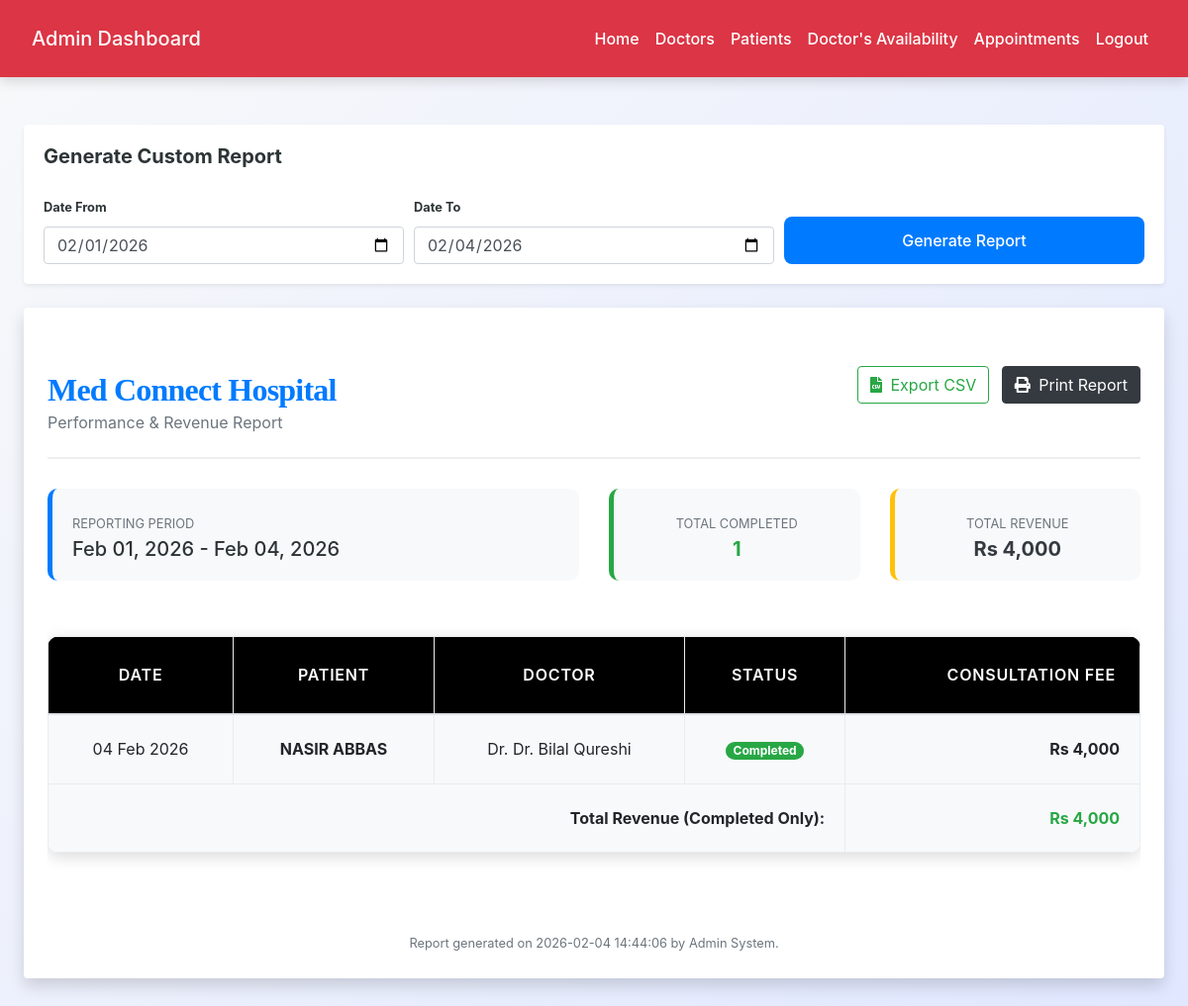
The app's page /admin/generate_report.php (signed in) with its own data.
### tables this page shows
CREATE TABLE `appointments` (
  `appointment_id` int(11) NOT NULL,
  `patient_id` int(11) NOT NULL,
  `doctor_id` int(11) NOT NULL,
  `appointment_date` date NOT NULL,
  `start_time` time NOT NULL,
  `end_time` time NOT NULL,
  `status` enum('pending','confirmed','cancelled','completed') DEFAULT 'pending',
  `reason` text DEFAULT NULL,
  `created_at` datetime DEFAULT current_timestamp(),
  `updated_at` datetime DEFAULT current_timestamp() ON UPDATE current_timestamp()
);

CREATE TABLE `patients` (
  `id` int(11) NOT NULL,
  `mr_number` varchar(20) NOT NULL,
  `name` varchar(100) NOT NULL,
  `email` varchar(100) DEFAULT NULL,
  `phone` varchar(15) NOT NULL,
  `password` varchar(255) DEFAULT NULL,
  `blood_group` varchar(10) DEFAULT NULL,
  `allergies` text DEFAULT NULL,
  `emergency_contact_name` varchar(150) DEFAULT NULL,
  `date_of_birth` date DEFAULT NULL,
  `gender` enum('male','female','other') DEFAULT NULL,
  `address` text DEFAULT NULL,
  `guardian_name` varchar(100) DEFAULT NULL,
  `guardian_phone` varchar(15) DEFAULT NULL,
  `registration_date` date DEFAULT curdate(),
  `status` enum('active','inactive') DEFAULT 'active',
  `created_at` timestamp NOT NULL DEFAULT current_timestamp()
);

CREATE TABLE `doctors` (
  `doctor_id` int(11) NOT NULL,
  `full_name` varchar(100) NOT NULL,
  `email` varchar(100) NOT NULL,
  `password` varchar(255) NOT NULL,
  `phone` varchar(20) DEFAULT NULL,
  `specialization` varchar(100) DEFAULT NULL,
  `qualification` varchar(100) DEFAULT NULL,
  `experience_years` int(11) DEFAULT NULL,
  `consultation_fee` decimal(10,2) DEFAULT NULL,
  `profile_image` varchar(255) DEFAULT NULL,
  `bio` text DEFAULT NULL,
  `status` enum('active','inactive','on_leave') DEFAULT 'active',
  `rating` decimal(2,1) DEFAULT 0.0,
  `location` varchar(255) DEFAULT NULL,
  `created_at` datetime DEFAULT current_timestamp(),
  `updated_at` datetime DEFAULT current_timestamp() ON UPDATE current_timestamp()
);

### admin/generate_report.php (the view, shortened to what this page needs)
<?php
include('config.php');
$date_from = $_GET['date_from'] ?? date('Y-m-01');
$date_to = $_GET['date_to'] ?? date('Y-m-d');
$report_query = "SELECT a.*, p.name as patient_name, d.full_name as doctor_name, d.consultation_fee
                FROM appointments a
                JOIN patients p ON a.patient_id = p.id
                JOIN doctors d ON a.doctor_id = d.doctor_id
                WHERE a.appointment_date BETWEEN '$date_from' AND '$date_to'
                ORDER BY a.appointment_date DESC";
$report_res = $conn->query($report_query);
$summary = $conn->query("SELECT COUNT(*) as total_appts, SUM(d.consultation_fee) as total_rev
                        FROM appointments a JOIN doctors d ON a.doctor_id = d.doctor_id
                        WHERE a.appointment_date BETWEEN '$date_from' AND '$date_to' AND a.status='completed'")->fetch_assoc();
?>
<!DOCTYPE html>
<html lang="en">
<head>
    <link rel="stylesheet" href="https://maxcdn.bootstrapcdn.com/bootstrap/4.5.2/css/bootstrap.min.css">
    <link rel="stylesheet" href="https://cdnjs.cloudflare.com/ajax/libs/font-awesome/5.15.4/css/all.min.css">
    <link rel="stylesheet" href="../css/style.css">
</head>
<body>
<?php include('admin_navbar.php'); ?>
<div class="container mt-5 mb-5">
    <div class="card shadow-sm mb-4 no-print border-0">
        <div class="card-body">
            <h5 class="font-weight-bold mb-4">Generate Custom Report</h5>
            <form method="GET" class="form-row align-items-end">
                <div class="col-md-4">
                    <label class="small font-weight-bold">Date From</label>
                    <input type="date" name="date_from" class="form-control" value="<?= $date_from ?>">
                </div>
                <div class="col-md-4">
                    <label class="small font-weight-bold">Date To</label>
                    <input type="date" name="date_to" class="form-control" value="<?= $date_to ?>">
                </div>
                <div class="col-md-4">
                    <button type="submit" class="btn btn-primary btn-block">Generate Report</button>
                </div>
            </form>
        </div>
    </div>
    <div class="card shadow border-0 p-4">
        <div class="report-header d-flex justify-content-between align-items-center">
            <div>
                <h2 class="font-weight-bold text-primary mb-0">Med Connect Hospital</h2>
                <p class="text-muted mb-0">Performance & Revenue Report</p>
            </div>
            <div class="text-right no-print">
                <form method="POST" style="display:inline;">
                    <button type="submit" name="export_csv" class="btn btn-outline-success mr-2">
                        <i class="fas fa-file-csv mr-1"></i> Export CSV
                    </button>
                </form>
                <button onclick="window.print()" class="btn btn-dark">
                    <i class="fas fa-print mr-1"></i> Print Report
                </button>
            </div>
        </div>
        <div class="row mb-4">
            <div class="col-md-6">
                <div class="stats-highlight">
                    <small class="text-muted text-uppercase">Reporting Period</small>
                    <h5 class="mb-0"><?= date('M d, Y', strtotime($date_from)) ?> - <?= date('M d, Y', strtotime($date_to)) ?></h5>
                </div>
            </div>
            <div class="col-md-3 text-center">
                <div class="stats-highlight" style="border-left-color: #28a745;">
                    <small class="text-muted text-uppercase">Total Completed</small>
                    <h5 class="mb-0 font-weight-bold text-success"><?= $summary['total_appts'] ?: 0 ?></h5>
                </div>
            </div>
            <div class="col-md-3 text-center">
                <div class="stats-highlight" style="border-left-color: #ffc107;">
                    <small class="text-muted text-uppercase">Total Revenue</small>
                    <h5 class="mb-0 font-weight-bold text-dark">Rs <?= number_format($summary['total_rev'] ?: 0) ?></h5>
                </div>
            </div>
        </div>
        <div class="table-responsive">
            <table class="table table-striped">
                <thead class="bg-light">
                    <tr>
                        <th>Date</th>
                        <th>Patient</th>
                        <th>Doctor</th>
                        <th>Status</th>
                        <th class="text-right">Consultation Fee</th>
                    </tr>
                </thead>
                <tbody>
                    <?php if($report_res->num_rows > 0): ?>
                        <?php while($row = $report_res->fetch_assoc()): ?>
                            <tr>
                                <td><?= date('d M Y', strtotime($row['appointment_date'])) ?></td>
                                <td class="font-weight-bold"><?= htmlspecialchars($row['patient_name']) ?></td>
                                <td>Dr. <?= htmlspecialchars($row['doctor_name']) ?></td>
                                <td>
                                    <span class="badge badge-pill badge-<?= ($row['status'] == 'completed') ? 'success' : (($row['status'] == 'cancelled') ? 'danger' : 'warning') ?>">
                                        <?= ucfirst($row['status']) ?>
                                    </span>
                                </td>
                                <td class="text-right font-weight-bold">Rs <?= number_format($row['consultation_fee']) ?></td>
                            </tr>
                        <?php endwhile; ?>
                    <?php else: ?>
                        <tr><td colspan="5" class="text-center py-4">No records found for the selected dates.</td></tr>
                    <?php endif; ?>
                </tbody>
                <tfoot class="bg-light font-weight-bold">
                    <tr>
                        <td colspan="4" class="text-right">Total Revenue (Completed Only):</td>
                        <td class="text-right text-success">Rs <?= number_format($summary['total_rev'] ?: 0) ?></td>
                    </tr>
                </tfoot>
            </table>
        </div>
        <div class="mt-5 text-center small text-muted">
            Report generated on <?= date('Y-m-d H:i:s') ?> by Admin System.
        </div>
    </div>
</div>
</body>
</html>

### css/style.css (style rules this page uses)
:root { --primary: #007bff; --secondary: #6c757d; --success: #28a745; --info: #17a2b8; --warning: #ffc107; --danger: #dc3545; --light: #f8f9fa; --dark: #2d3436; --accent: #ff6f61; --highlight: #6f42c1; --shadow: rgba(0, 0, 0, 0.15); --transition: all 0.3s ease-in-out; }
body { font-family: 'Inter', 'Segoe UI', Tahoma, Geneva, Verdana, sans-serif; background: linear-gradient(135deg, var(--light) 0%, #e0e7ff 100%); color: var(--dark); line-height: 1.8; margin: 0; padding: 0; min-height: 100vh; font-size: 16px; }
h1, h2, h3, h4 { text-align: center; margin: 2.5rem 0; font-family: 'Georgia', 'Times New Roman', serif; color: var(--dark); font-weight: 700; letter-spacing: -0.025em; }
h2 { font-size: 2rem; }
.container { max-width: 1200px; margin: 0 auto 3rem; padding: 0 1.5rem; }
.table { width: 100%; border-collapse: collapse; margin: 2rem 0; font-size: 1rem; background-color: #ffffff; border-radius: 12px; overflow: hidden; box-shadow: 0 4px 16px var(--shadow); transition: var(--transition); }
.table th, .table td { padding: 1.25rem; border: 1px solid #e9ecef; text-align: center; vertical-align: middle; }
.table thead th { background-color: rgb(0, 0, 0); color: white; font-weight: 600; text-transform: uppercase; letter-spacing: 0.05em; padding: 1.5rem; }
.table tbody tr { transition: var(--transition); }
.table tbody tr:nth-child(odd) { background-color: var(--light); }
.btn-primary { background-color: var(--primary); color: #fff; border: none; border-radius: 8px; padding: 0.75rem 1.5rem; font-size: 1rem; font-weight: 500; cursor: pointer; transition: var(--transition); display: inline-flex; align-items: center; justify-content: center; }

### admin/generate_report.php (style rules this page uses)
.report-header { border-bottom: 2px solid #eee; padding-bottom: 20px; margin-bottom: 30px; }
.stats-highlight { background: #f8f9fa; border-radius: 10px; padding: 20px; border-left: 5px solid #007bff; }

### records on screen
appointments: appointment_date "04 Feb 2026", patient.name "NASIR ABBAS", doctor.full_name "Dr. Bilal Qureshi", status "Completed", doctor.consultation_fee "4,000"

### other values on screen
$summary['total_appts'] ?: 0 "1"
$summary['total_rev'] ?: 0 "4,000"
